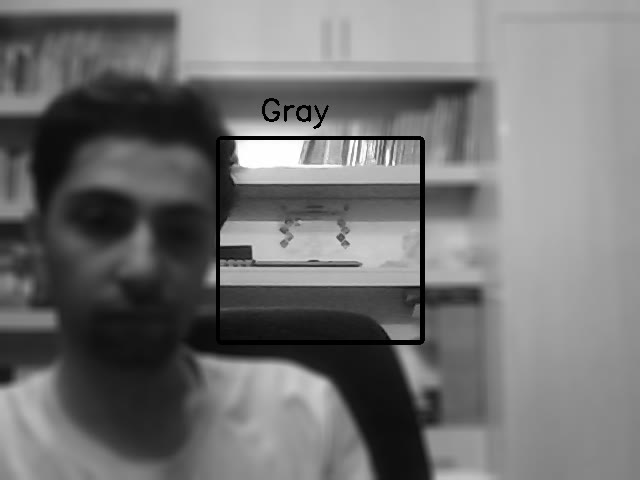
#> input picture frame 5 of PyLearnIPfilter/media/mamad.mp4, 640 x 480 px, given in place of the camera
$ python vebcam.py
#> lines starting #> are read from the running program, lines starting #| are printed output that depends on the picture
import cv2
import numpy as np

cap = cv2.VideoCapture(0)
# cap = cv2.VideoCapture('Armin.mp4')
_, frame = cap.read()
#> frame is the input picture: shape (480, 640, 3); min 0, max 255, mean 114.3
frame = cv2.cvtColor(frame, cv2.COLOR_BGR2GRAY)
#> frame: shape (480, 640)
rows, cols = frame.shape
#> rows = 480; cols = 640

writer = cv2.VideoWriter('output\mamad.mp4', cv2.VideoWriter_fourcc(*'MJPG'), 10, (cols, rows))

while True:
    _, frame_org = cap.read()
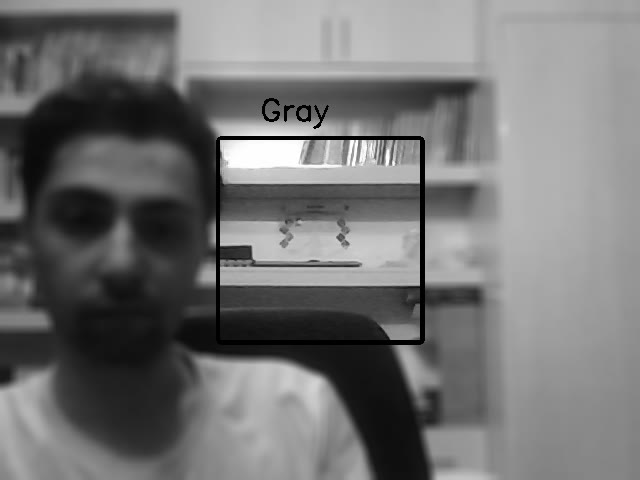
#> input picture frame 6 of PyLearnIPfilter/media/mamad.mp4, 640 x 480 px, given in place of the camera
#> frame_org is the input picture: shape (480, 640, 3); min 0, max 255, mean 115.2
    frame_org = cv2.cvtColor(frame_org, cv2.COLOR_BGR2GRAY)
#> frame_org: shape (480, 640)
    frame_detect = frame_org[(rows//2 - 100):(rows//2 + 100), (cols//2 - 100):(cols//2 + 100)]
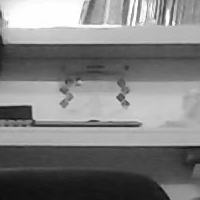
#> frame_detect: shape (200, 200); min 11, max 255, mean 127.8
    frame_filtered = cv2.fastNlMeansDenoising(frame_org, None, 200, 10, 10 )
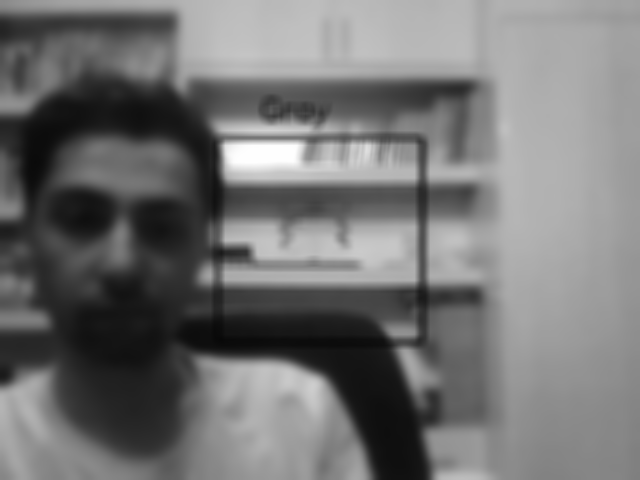
#> frame_filtered: shape (480, 640); min 8, max 254, mean 115.2
    cv2.rectangle(frame_filtered, (cols//2 - 100,rows//2 - 100), (cols//2 + 100,rows//2 + 100), 0,8)
    mean = np.mean(frame_detect)
#> mean = 127.8
    if mean > 150:
        color = 'White'
    elif mean < 80:
        color = 'Black'
    else:
        color = 'Gray'
    cv2.putText(frame_filtered, color, (cols//2 - 60,rows//2 - 120), cv2.FONT_HERSHEY_SIMPLEX, 1, 0, thickness= 2)
    frame_filtered[(rows//2 - 100):(rows//2 + 100), (cols//2 - 100):(cols//2 + 100)] = frame_detect
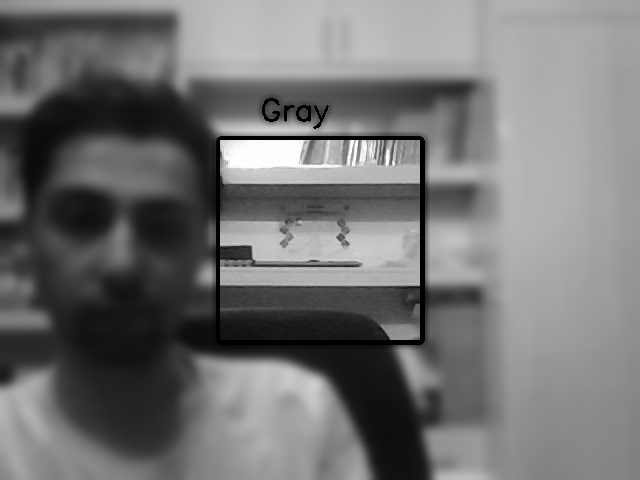
#> frame_filtered: shape (480, 640); min 0, max 255, mean 114.7
    frame = cv2.cvtColor(frame_filtered, cv2.COLOR_GRAY2BGR)
#> frame: shape (480, 640, 3)
    writer.write(frame)
    cv2.imshow('result', frame)
    if cv2.waitKey(5) & 0xFF == ord('q'):
#> (key q is pressed here)
        break

writer.release()
cap.release()
cv2.destroyAllWindows()

$ run again, starting later in the video
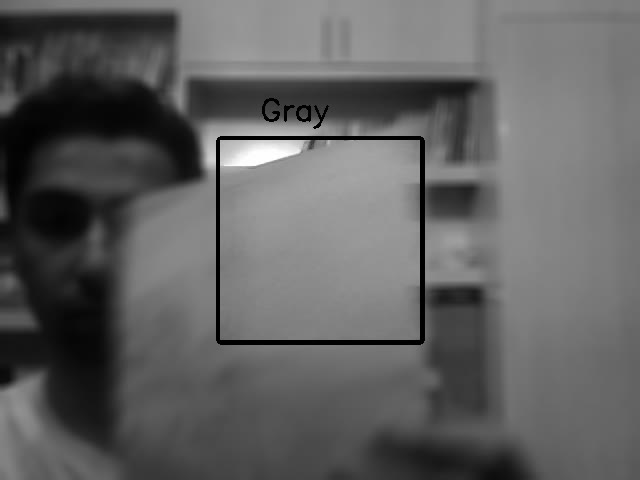
#> input picture frame 26 of PyLearnIPfilter/media/mamad.mp4, 640 x 480 px, given in place of the camera
#> frame is the input picture: shape (480, 640, 3); min 0, max 255, mean 96.4
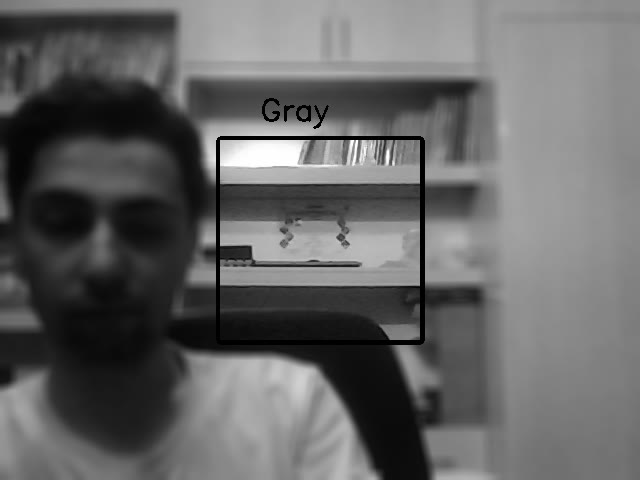
#> input picture frame 27 of PyLearnIPfilter/media/mamad.mp4, 640 x 480 px, given in place of the camera
#> frame_org is the input picture: shape (480, 640, 3); min 0, max 255, mean 101.4
#> frame_org: shape (480, 640)
#> mean = 112.3
#> `frame_filtered[(rows//2 - 100):(rows//2 + 100), (cols//2 - 100):(cols/..`:
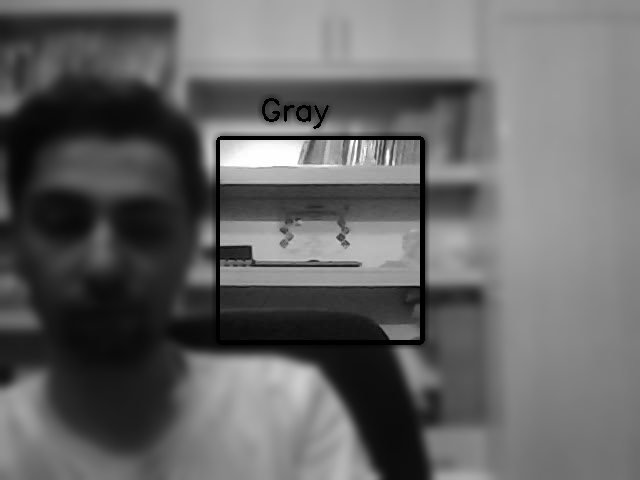
#> frame_filtered: shape (480, 640); min 0, max 255, mean 100.9

$ run again, starting later in the video
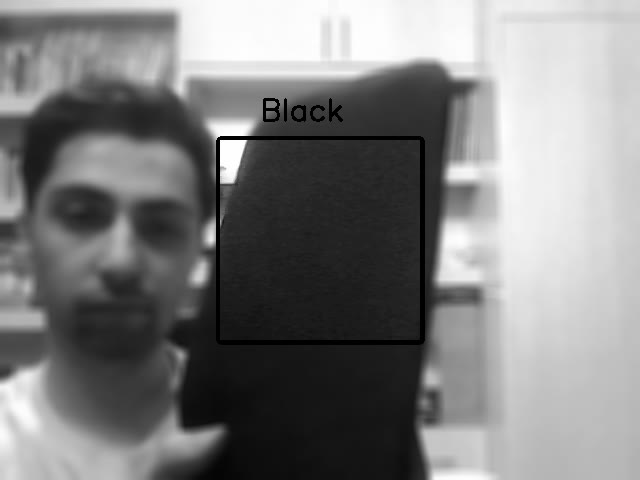
#> input picture frame 47 of PyLearnIPfilter/media/mamad.mp4, 640 x 480 px, given in place of the camera
#> frame is the input picture: shape (480, 640, 3); min 0, max 255, mean 126.5
#> frame_org: shape (480, 640)
#> `frame_detect = frame_org[(rows//2 - 100):(rows//2 + 100), (cols//2 - 1..`:
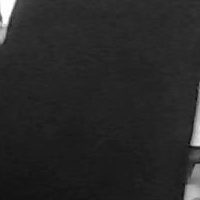
#> frame_detect: shape (200, 200); min 13, max 255, mean 39.8
#> mean = 39.77
#> `frame_filtered[(rows//2 - 100):(rows//2 + 100), (cols//2 - 100):(cols/..`:
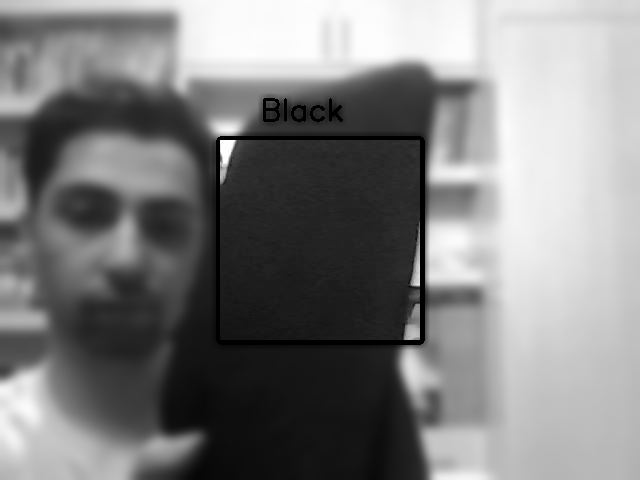
#> frame_filtered: shape (480, 640); min 0, max 255, mean 127.1
